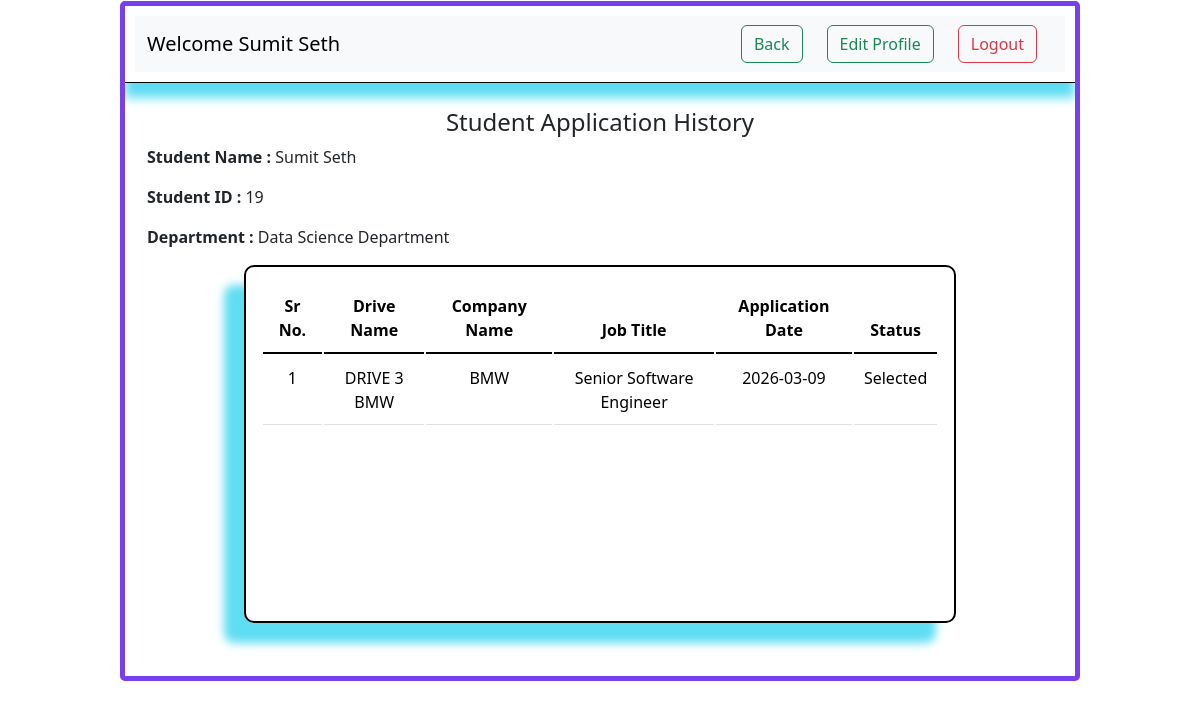
The page /student/history/ (signed in) on the database as committed earlier.
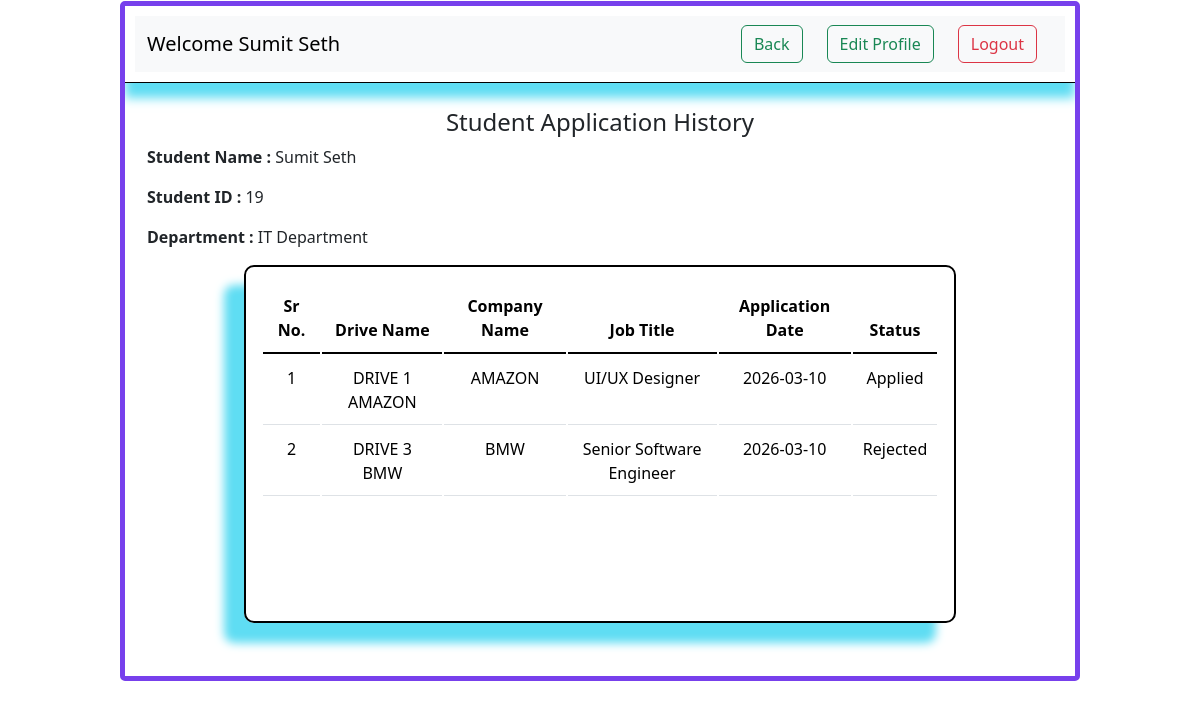
The same page on the database as committed later.
### application/models.py (models this page shows)
class User(db.Model) :
    id = db.Column(db.Integer, primary_key=True)
    username = db.Column(db.String(150), unique=True, nullable=False)
    email = db.Column(db.String(100), unique=True, nullable=False)
    password = db.Column(db.String(150), nullable=False)
    role = db.Column(db.String(20), nullable=False)    # 'admin', 'student', 'company'
    is_active = db.Column(db.Boolean, default=True)
    age = db.Column(db.Integer)
    gender = db.Column(db.String(20))
    department = db.Column(db.String(100))
    cgpa = db.Column(db.Float)
    resume = db.Column(db.String(200))
    brief = db.Column(db.Text)
    headquarter = db.Column(db.String(200))
    website = db.Column(db.String(200))
    hr_contact = db.Column(db.String(150))
    is_approved = db.Column(db.Boolean, default=False)
    applications = db.relationship('Application', backref='student', cascade='all, delete')  #If student is deleted -> applications also deleted.
    drives = db.relationship('PlacementDrive', backref='company', cascade="all, delete")     #If company is deleted -> drives also deleted

class Application(db.Model) :
    id = db.Column(db.Integer, primary_key=True)
    student_id = db.Column(db.Integer, db.ForeignKey('user.id'), nullable=False)
    drive_id = db.Column(db.Integer, db.ForeignKey('placement_drive.id'), nullable=False)
    application_date = db.Column(db.Date)
    status = db.Column(db.String(50), default='Applied')           # 'Applied', 'Shortlisted', 'Selected', 'Rejected'
    remarks = db.Column(db.Text)
    __table_args__ = (db.UniqueConstraint('student_id', 'drive_id', name='unique_application'),)     #to prevent duplicate applications

class PlacementDrive(db.Model) :
    id = db.Column(db.Integer, primary_key=True)
    company_id = db.Column(db.Integer, db.ForeignKey('user.id'), nullable=False)
    name = db.Column(db.String(150), nullable=False)
    job_title = db.Column(db.String(200), nullable=False)
    job_description = db.Column(db.Text, nullable=False)
    job_location = db.Column(db.String(200), nullable=False)
    eligibility_criteria = db.Column(db.String(200), nullable=False)
    job_salary = db.Column(db.Integer, nullable=False)
    application_deadline = db.Column(db.Date, nullable=False)
    status = db.Column(db.String(50), default='upcoming')                                     # 'upcoming', 'Closed'
    applications = db.relationship('Application', backref='drive', cascade='all, delete')     #If drive is deleted -> applications also deleted.

### application/controllers.py (the view)
@app.route("/student/history/")
def std_history() :
    if 'user_id' not in session or session.get('role') != 'student':
        return redirect(url_for('login'))
    student = User.query.get(session['user_id'])
    application = Application.query.filter_by(student_id=student.id).all()
    return render_template("std_history.html", student=student, application=application)

### templates/std_history.html (shortened to what this page needs)
<!DOCTYPE html>
<html lang="en">
<head>
    <link rel="stylesheet" href="{{ url_for('static', filename='style.css') }}">
    <link href="https://cdn.jsdelivr.net/npm/bootstrap@5.3.8/dist/css/bootstrap.min.css"
    rel="stylesheet">
</head>
<body>
    <div id="main">
        <div id="canvas">
            <div id="top">
                <nav class="navbar navbar-expand-lg bg-body-tertiary">
                <div class="container-fluid">
                    <a class="navbar-brand">Welcome {{student.username}}</a>
                    <div class="collapse navbar-collapse" id="navbarSupportedContent">
                        <ul class="navbar-nav ms-auto mb-2 mb-lg-0">
                            <li class="nav-item mx-2">
                                <a class="btn btn-outline-success me-2" href="{{ url_for('student') }}">Back</a>
                            </li>
                            <li class="nav-item mx-2">
                                <a class="btn btn-outline-success me-2" href="{{ url_for('std_edit_profile') }}">Edit Profile</a>
                            </li>
                            <li class="nav-item mx-2">
                                <a class="btn btn-outline-danger me-2" href="{{ url_for('logout') }}">Logout</a>
                            </li>
                        </ul>
                    </div>
                </div>
                </nav>
            </div><br>
            <div id="content">
                <div class="text-center"><br>
                    <h4>Student Application History</h4>
                </div>
                <div id="jt">
                    <p><strong>Student Name : </strong>{{ student.username }}</p>
                    <p><strong>Student ID : </strong>{{ student.id }}</p>
                    <p><strong>Department : </strong>{{ student.department }}</p>
                </div>
                <div id="inside-content">
                    <div id="table">
                        <table class="table">
                            <thead>
                                <tr>
                                    <th scope="col">Sr No.</th>
                                    <th scope="col">Drive Name</th>
                                    <th scope="col">Company Name</th>
                                    <th scope="col">Job Title</th>
                                    <th scope="col">Application Date</th>
                                    <th scope="col">Status</th>
                                </tr>
                            </thead>
                            <tbody>
                                {% for application in application %}
                                <tr>
                                    <td>{{ loop.index }}</td>
                                    <td>{{ application.drive.name }}</td>
                                    <td>{{ application.drive.company.username }}</td>
                                    <td>{{ application.drive.job_title }}</td>
                                    <td>{{ application.application_date }}</td>
                                    <td>{{ application.status }}</td>
                                </tr>
                                {% endfor %}
                            </tbody>
                        </table>
                    </div>
                </div><br>
            </div>
        </div>
    </div>
</body>
</html>

### static/style.css (style rules this page uses)
* { margin:0px; }
#main { margin-top: 1px; }
#canvas { border: 5px solid rgb(119, 64, 236); width:80%; height: 680px; margin:auto; overflow-y: auto; border-radius: 5px; }
#top { position: sticky; top: 0; background-color: white; z-index: 100; padding: 10px; border-bottom: 1px solid black; box-shadow: 0px 15px 10px rgb(95, 221, 243); }
#inside-content { border: 2px solid black; border-radius: 10px; width: 80%; height: 360px; margin: auto; padding: 15px; overflow-y: auto; box-shadow: -20px 20px 10px rgb(95, 221, 243); }
#inside-content table { width: 100%; border-collapse: separate; }
#inside-content table td { text-align: center; padding: 10px; }
#inside-content thead { position: sticky; top: -15px; background: white; z-index: 1; }
#inside-content thead th { top:0px; padding: 10px; position: sticky; border-bottom: 2px solid black; text-align: center; }

### templates/std_history.html (style rules this page uses)
#content { margin-top:-23px; }
#inside-content { height:358px; width: 75%; }
#jt { margin-left: 22px; }

Rows that differ between the two databases and show on the page:
changed User "Sumit Seth": department "Data Science Department" → "IT Department"
added Application: drive.name "DRIVE 1 AMAZON", drive.company.username "AMAZON", drive.job_title "UI/UX Designer", application_date "2026-03-10", status "Applied"
changed Application "DRIVE 3 BMW": application_date "2026-03-09" → "2026-03-10"; status "Selected" → "Rejected"
